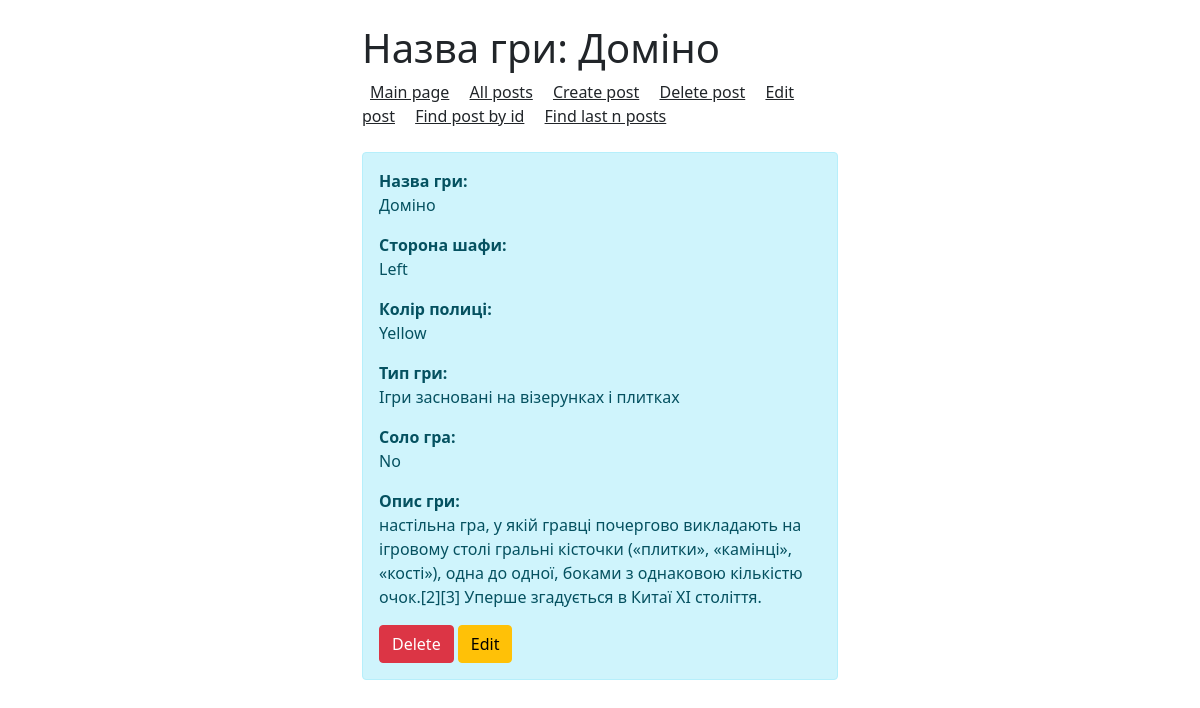
The app's page /posts/9 with its own data.
### app.py (models this page shows, shortened)
class Article(db.Model):
    id = db.Column(db.Integer, primary_key=True)
    side = db.Column(db.String(100), nullable=False)
    color = db.Column(db.String(100), nullable=False)
    type = db.Column(db.String(100), nullable=False)
    people = db.Column(db.String(100), nullable=False)
    title = db.Column(db.String(100), nullable=False)
    description = db.Column(db.Text, nullable=False)
    date = db.Column(db.DateTime, default=datetime.utcnow)

### app.py (the view)
@app.route('/posts/<int:id>')
def post_detail(id):
   article = Article.query.get(id)
   return render_template ("posts_detail.html", article=article)

### templates/posts_detail.html (shortened to what this page needs)
<!doctype html>
<html lang="en">
<head>
    <link rel="stylesheet" href="https://cdn.jsdelivr.net/npm/bootstrap@5.1.1/dist/css/bootstrap.min.css">
</head>
<body>
<div class="container mt-4 col-md-5">
<h1>Назва гри: {{ article.title }}</h1>
<a class="p-2 text-dark" href="/">Main page</a>
<a class="p-2 text-dark" href="/posts">All posts</a>
<a class="p-2 text-dark" href="/create-article">Create post</a>
<a class="p-2 text-dark" href="/posts">Delete post</a>
<a class="p-2 text-dark" href="/posts">Edit post</a>
<a class="p-2 text-dark" href="/find_id">Find post by id</a>
<a class="p-2 text-dark" href="/find_last">Find last n posts</a><br><br>
<div class="alert alert-info">
    <p><b>Назва гри:</b><br> {{ article.title }}</p>
    <p><b>Сторона шафи:</b><br> {{ article.side }}</p>
    <p><b>Колір полиці:</b><br> {{ article.color }}</p>
    <p><b>Тип гри:</b><br> {{ article.type }}</p>
    <p><b>Соло гра:</b><br> {{ article.people }}</p>
    <p><b>Опис гри:</b><br> {{ article.description }}</p>
    <a href="/posts/{{ article.id }}/delete" class="btn btn-danger">Delete</a>
    <a href="/posts/{{ article.id }}/posts_update" class="btn btn-warning">Edit</a>
</div>
</div>
</body>
</html>

### records on screen
Article: title "Доміно", side "Left", color "Yellow", type "Ігри засновані на візерунках і плитках", people "No", description "настільна гра, у якій гравці почергово викладають на ігровому столі гральні кісточки («плитки», «камінці», «кості»), одна до одної, боками з однаковою кількістю очок.[2][3] Уперше згадується в Китаї XI століття."
